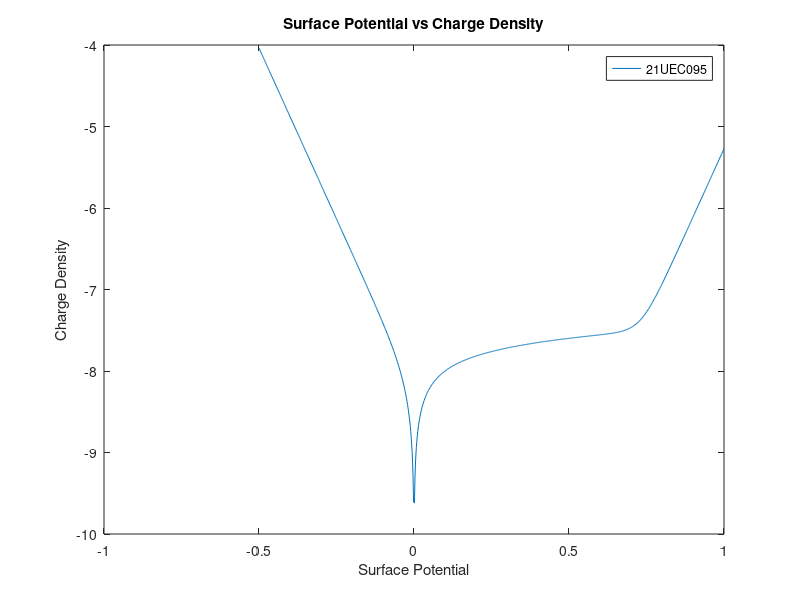

Reproduce this figure in MATLAB.
clc
ep=8.85e-14;
k=0.0259;
q=1.6e-19;
ni=1.5e10;
na=4.0e15;
n0=ni*ni/na;       
Ld=sqrt(k*11.8*ep/q/na);
Vs=linspace(-0.5,1,1000);
es=exp(-Vs/k)+Vs/k-1+(n0/na)*(exp(Vs/k)-Vs/k-1); 
qs=11.8*ep*sqrt(2)*k/Ld*sqrt(es);
plot(Vs,log10(qs));

title('Surface Potential vs Charge Density')
xlabel('Surface Potential');
ylabel('Charge Density');
legend('21UEC095');